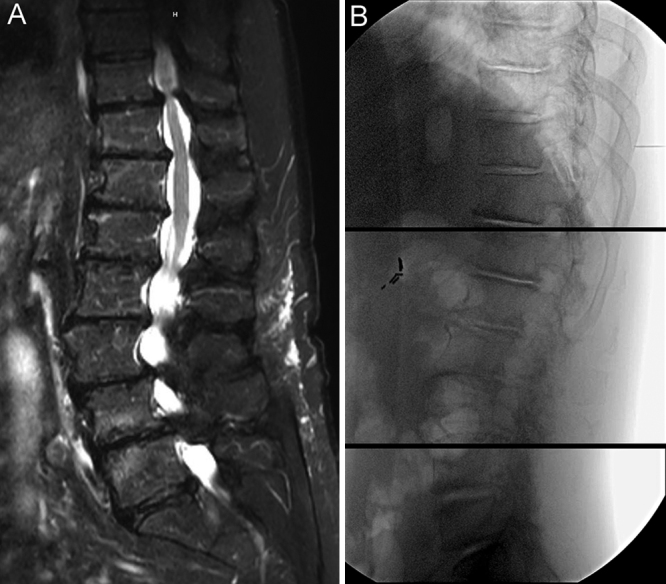
#> input picture 03_ctspinopelvic1k_dataset/manuscripts/talks/cns2026/figs_cited/strong2021_fig3.jpg, 666 x 584 px
$ python prep_cited_figs.py
#> lines starting #> are read from the running program, lines starting #| are printed output that depends on the picture
"""paper/cns2026/prep_cited_figs.py — composites and crops of the published figures used on the SchwingNet talk slides
(Greg 2026-09-25: "pull a figure from the citation and I'll get the attribution rights"). Sources downloaded by
scratchpad fetch_cited.sh from PubMed Central / BMC into figs_cited/; the manuscript's own supplement figures and
Table 3 page from spinesurg-ct-nnunet/SchwingNet/. Writes into figs_v2/.

    python paper/cns2026/prep_cited_figs.py
"""
from pathlib import Path

import fitz
from PIL import Image

HERE = Path(__file__).resolve().parent
CITED = HERE / "figs_cited"
OUT = HERE / "figs_v2"
SN = HERE.parent.parent.parent / "spinesurg-ct-nnunet" / "SchwingNet"
DOCS = HERE.parent.parent.parent / "spinesurg-ct-nnunet" / "docs"


def side_by_side(paths, out, gap=40, height=None):
#> called with out = 'cited_cost_composite.png', gap = 40, height = 1100
    ims = [Image.open(p).convert("RGB") for p in paths]
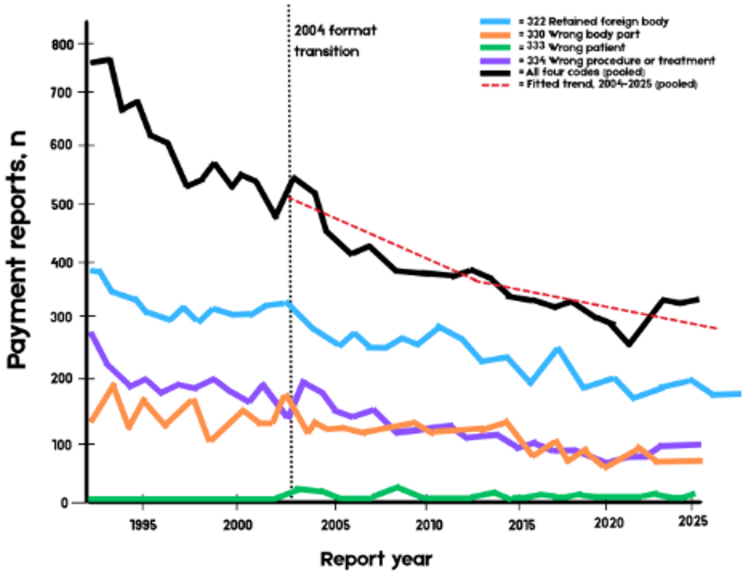
#> input picture 03_ctspinopelvic1k_dataset/manuscripts/talks/cns2026/figs_cited/bettis2026_fig1.png, 1489 x 1149 px (shown at 1/2 size)
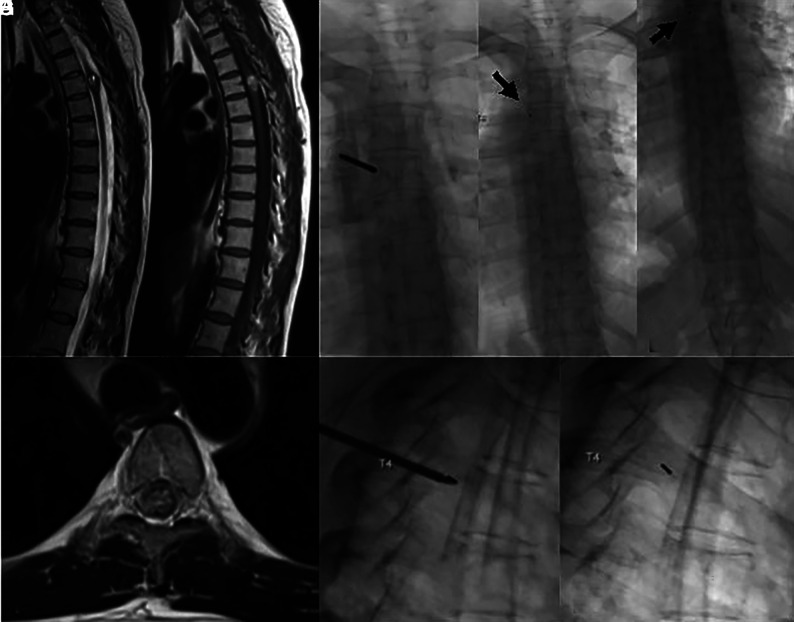
#> input picture 03_ctspinopelvic1k_dataset/manuscripts/talks/cns2026/figs_cited/ajnr2023_fig1.jpg, 794 x 622 px
#> ims = 2 items
    h = height or min(im.height for im in ims)
#> h = 1100
    ims = [im.resize((int(im.width * h / im.height), h), Image.LANCZOS) for im in ims]
    w = sum(im.width for im in ims) + gap * (len(ims) - 1)
#> w = 2869
    comp = Image.new("RGB", (w, h), "white")
#> comp: PIL image 2869x1100 RGB; every value is 255
    x = 0
    for im in ims:
        comp.paste(im, (x, 0))
        x += im.width + gap
#> this loop made 2 passes
#> x on passes 1 to 2: 1465, 2909
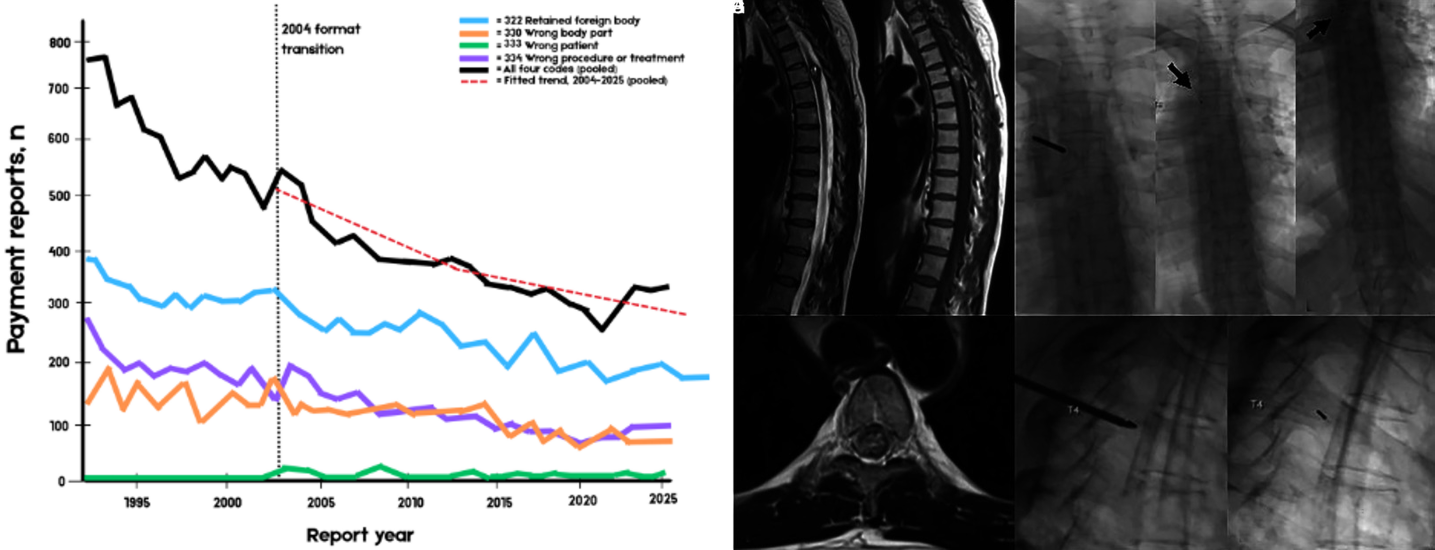
#> comp: PIL image 2869x1100 RGB (shown at 1/2 size); mean R, G, B 139.1, 139.6, 140
#> after the loop, x = 2909
    comp.save(OUT / out)
    print(out, comp.size)
#| cited_cost_composite.png (2869, 1100)


def stacked(paths, out, gap=40, width=None):
#> (the run stopped early here; a loop or call above may not have finished)
